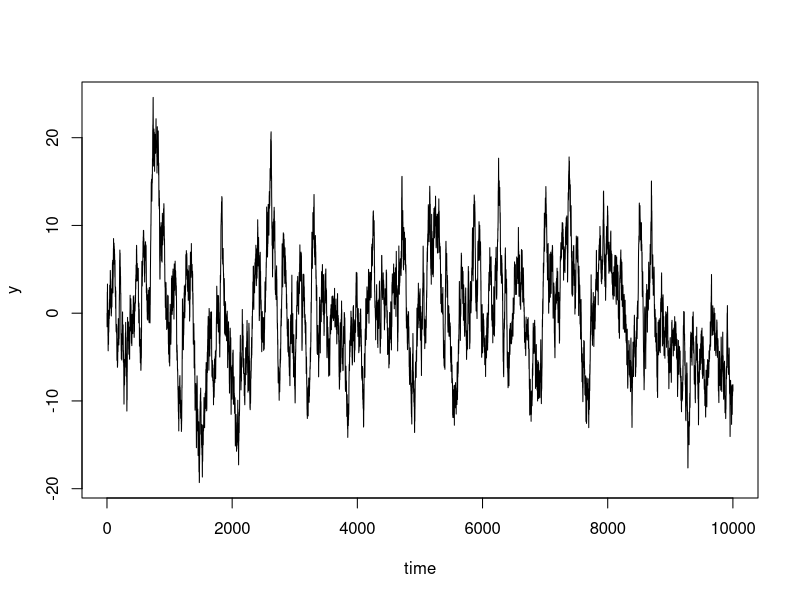
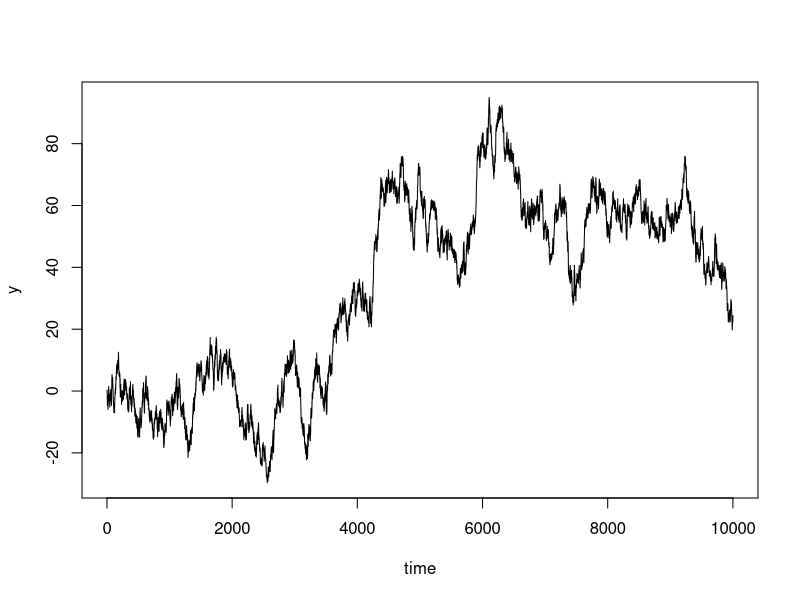
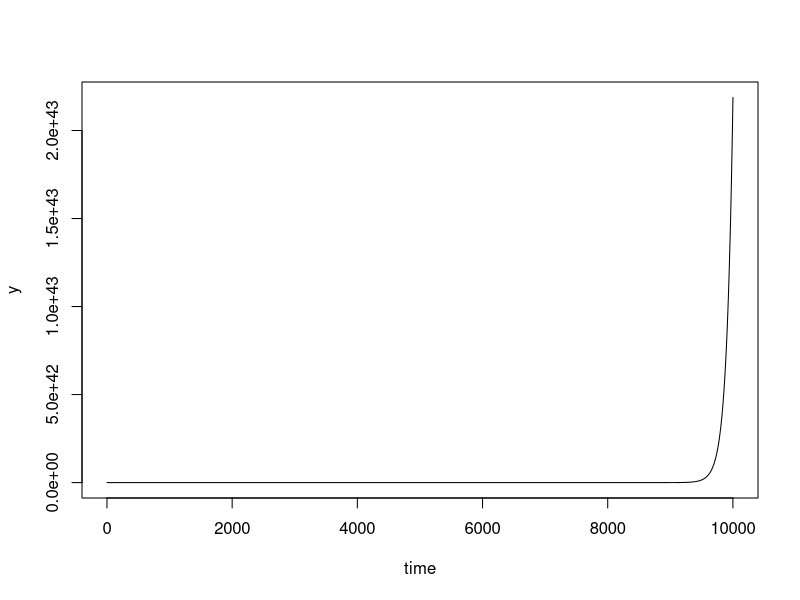
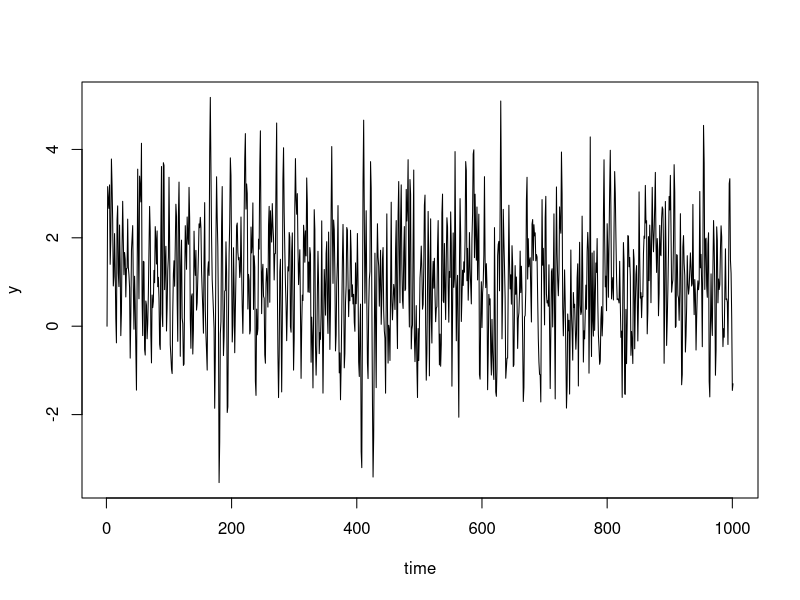
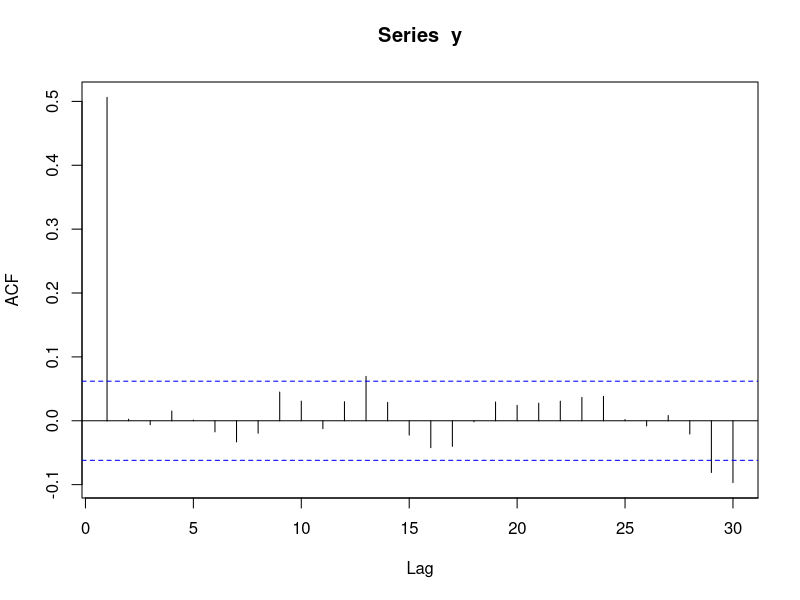
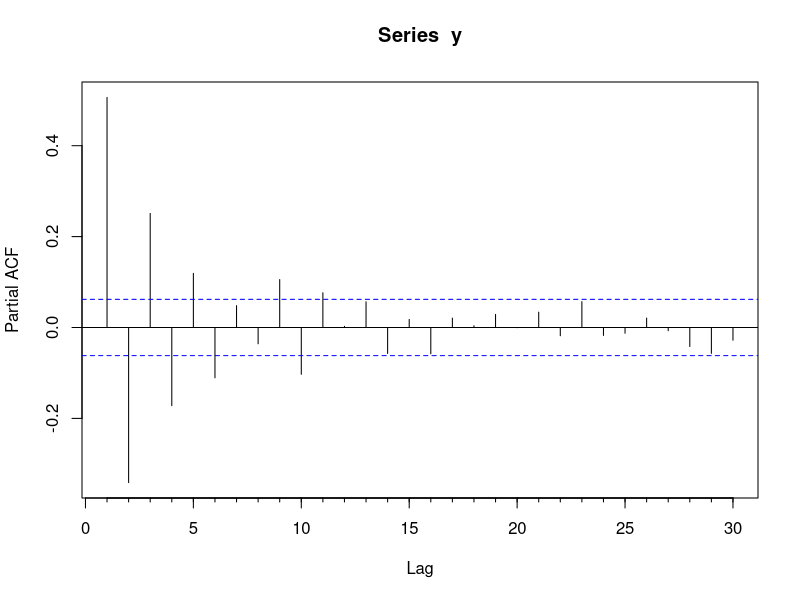
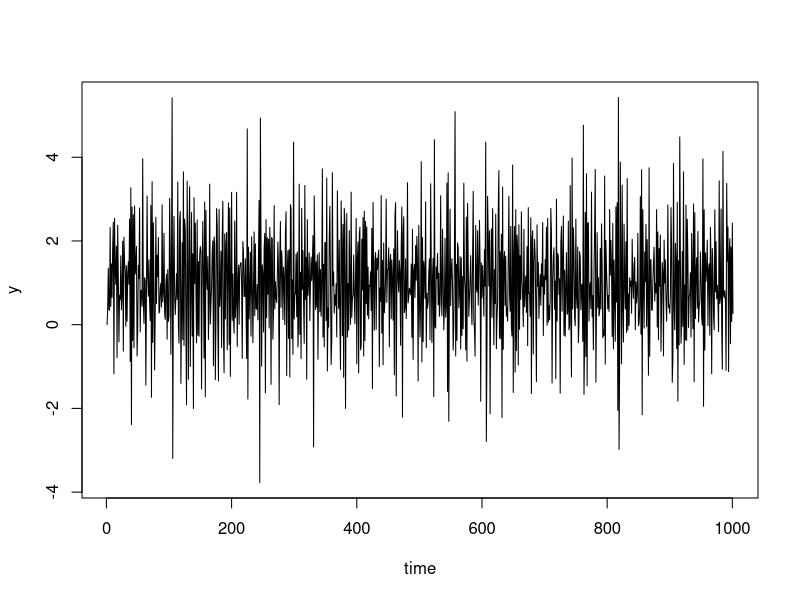
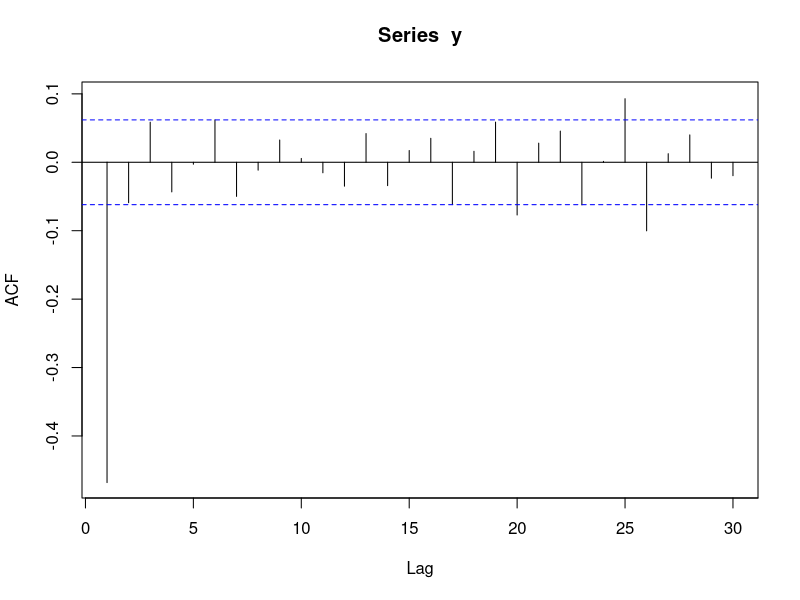

Write the R code that produced these figures, in order.
#######################################
############### TSE  ###############
############### Class 2 ###############
#######################################


install.packages('forecast')
library('forecast') # ts functions
#install.packages('quantmod')
#library('quantmod') # collect data from yahoo finance

# some stationary process
T <- 10000 # time horizon
beta <- 0.99
y0 <- 0 # value of y at the moment t = 0
y <- rep(NA, T) # set empty vector of y
y <- c(y0, y) # combine y0 and y
u <- rnorm(n = T,
     mean = 0,
     sd = 1) # vector of WN
for (t in 1:T)
{
  y[t + 1] <- beta * y[t] + u[t]
}
plot(y, type = 'l', xlab = 'time', ylab = 'y')

# random walk (non-stationary process)
T <- 10000 # time horizon
beta <- 1
y0 <- 0 # value of y at the moment t = 0
y <- rep(NA, T) # set empty vector of y
y <- c(y0, y) # combine y0 and y
u <- rnorm(n = T,
           mean = 0,
           sd = 1) # vector of WN
for (t in 1:T)
{
  y[t + 1] <- beta * y[t] + u[t]
}
plot(y, type = 'l', xlab = 'time', ylab = 'y')

# non-stationary process
T <- 10000 # time horizon
beta <- 1.01
y0 <- 0 # value of y at the moment t = 0
y <- rep(NA, T) # set empty vector of y
y <- c(y0, y) # combine y0 and y
u <- rnorm(n = T,
           mean = 0,
           sd = 1) # vector of WN
for (t in 1:T)
{
  y[t + 1] <- beta * y[t] + u[t]
}
plot(y, type = 'l', xlab = 'time', ylab = 'y')

# MA(1) process, y(t) = 1 + u(t) + 0.85 * u(t - 1)
# u ~ i.i.d. N(0, 1)
T <- 1000
mu <- 1
alpha <- 0.85
y <- c(0, rep(NA, T))
u <- rnorm(n = T + 1,
           mean = 0,
           sd = 1)
for (t in 1:T)
{
  y[t + 1] <- mu + u[t + 1] + alpha * u[t]
}
plot(y, type = 'l', xlab = 'time', ylab = 'y')
Acf(x = y)
Pacf(x = y)

# MA(1) process, y(t) = 1 + u(t) - 0.85 * u(t - 1)
# u ~ i.i.d. N(0, 1)
T <- 1000
mu <- 1
alpha <- -0.85
y <- c(0, rep(NA, T))
u <- rnorm(n = T + 1,
           mean = 0,
           sd = 1)
for (t in 1:T)
{
  y[t + 1] <- mu + u[t + 1] + alpha * u[t]
}
plot(y, type = 'l', xlab = 'time', ylab = 'y')
Acf(x = y)
Pacf(x = y)

# MA(3) process, y(t) = 3 + u(t) − 0.5 * u(t-1) + 0.06 * u(t-2) + 0.01 * u(t-3),
# u ~ i.i.d. N(0, 1)
T <- 1000
mu <- 3
alpha1 <- -0.5
alpha2 <- 0.06
alpha3 <- 0.01
y <- c(0, rep(NA, T))
u <- rnorm(n = T + 3,
           mean = 0,
           sd = 1)
for (t in 1:T)
{
  y[t + 1] <- mu + u[t + 3] + alpha1 * u[t + 2] + alpha2 * u[t + 1] + alpha2 * u[t]
}
plot(y, type = 'l', xlab = 'time', ylab = 'y')
Acf(x = y)
Pacf(x = y)

# AR(1) process, y(t) = 1 + 0.85 * y(t - 1) + u(t)
# u ~ i.i.d. N(0, 1)
T <- 1000
mu <- 1
beta <- 0.85
y <- c(0, rep(NA, T))
u <- rnorm(n = T,
           mean = 0,
           sd = 1)
for (t in 1:T)
{
  y[t + 1] <- mu + beta * y[t] + u[t]
}
plot(y, type = 'l', xlab = 'time', ylab = 'y')
Acf(x = y)
Pacf(x = y)

# AR(1) process, y(t) = 1 - 0.85 * y(t - 1) + u(t)
# u ~ i.i.d. N(0, 1)
T <- 1000
mu <- 1
beta <- -0.85
y <- c(0, rep(NA, T))
u <- rnorm(n = T,
           mean = 0,
           sd = 1)
for (t in 1:T)
{
  y[t + 1] <- mu + beta * y[t] + u[t]
}
plot(y, type = 'l', xlab = 'time', ylab = 'y')
Acf(x = y)
Pacf(x = y)

# AR(2) process, y(t) = -2 + 0.6 * y(t - 1) - 0.2 * y(t - 2) + u(t)
# u ~ i.i.d. N(0, 1)
T <- 1000
mu <- -2
beta1 <- 0.6
beta2 <- -0.2
y <- c(0, 1, rep(NA, T))
u <- rnorm(n = T,
           mean = 0,
           sd = 1)
for (t in 1:T)
{
  y[t + 2] <- mu + beta1 * y[t + 1] + beta2 * y[t] + u[t]
}
plot(y, type = 'l', xlab = 'time', ylab = 'y')
Acf(x = y)
Pacf(x = y)

# ARMA(1, 1) process, y(t) = 3 + 0.7 * y(t - 1) + u(t) - 0.7 * u(t - 1)
# u ~ i.i.d. N(0, 1)
T <- 1000
mu <- 3
beta <- 0.7
alpha <- -0.7
y <- c(0, rep(NA, T))
u <- rnorm(n = T + 1,
           mean = 0,
           sd = 1)
for (t in 1:T)
{
  y[t + 1] <- mu + beta * y[t] + u[t + 1] + alpha * u[t]
}
plot(y, type = 'l', xlab = 'time', ylab = 'y')
Acf(x = y)
Pacf(x = y)




# AR(2) equation with trend, y(t) = -2 + 0.5 * sqrt(t) + 0.6 * y(t - 1) - 0.2 * y(t - 2) + u(t),
# u ~ i.i.d. N(0, 1)
T <- 1000
mu <- -2
gamma <- 0.5
beta1 <- 0.6
beta2 <- -0.2
y <- c(0, 1, rep(NA, T))
u <- rnorm(n = T,
           mean = 0,
           sd = 1)
for (t in 1:T)
{
  y[t + 2] <- mu + gamma * sqrt(t) + beta1 * y[t + 1] + beta2 * y[t] + u[t]
}
plot(y, type = 'l', xlab = 'time', ylab = 'y')
Acf(x = y)
Pacf(x = y)

# ARMA(1, 1) process, y(t) = 3 + 0.7 * y(t - 1) + u(t) - 0.7 * u(t - 1)
# u ~ i.i.d. N(0, 1)
y <- arima.sim(model = list(ar = 0.7, ma = -0.7), n = 1000)
tsdisplay(y)

# random walk (non-stationary process)
y <- arima.sim(model = list(order = c(0, 1, 0)), n = 100)
tsdisplay(y)
y_diff <- diff(y)
tsdisplay(y_diff)
